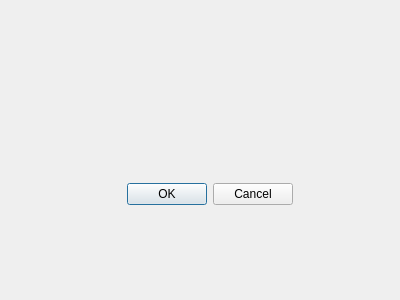
<?xml version="1.0" encoding="UTF-8"?>
<ui version="4.0">
 <class>confirmation</class>
 <widget class="QDialog" name="confirmation">
  <property name="geometry">
   <rect>
    <x>0</x>
    <y>0</y>
    <width>400</width>
    <height>300</height>
   </rect>
  </property>
  <property name="windowTitle">
   <string>Dialog</string>
  </property>
  <widget class="QDialogButtonBox" name="buttonBox">
   <property name="geometry">
    <rect>
     <x>100</x>
     <y>180</y>
     <width>193</width>
     <height>28</height>
    </rect>
   </property>
   <property name="standardButtons">
    <set>QDialogButtonBox::Cancel|QDialogButtonBox::Ok</set>
   </property>
  </widget>
 </widget>
 <resources/>
 <connections/>
</ui>
